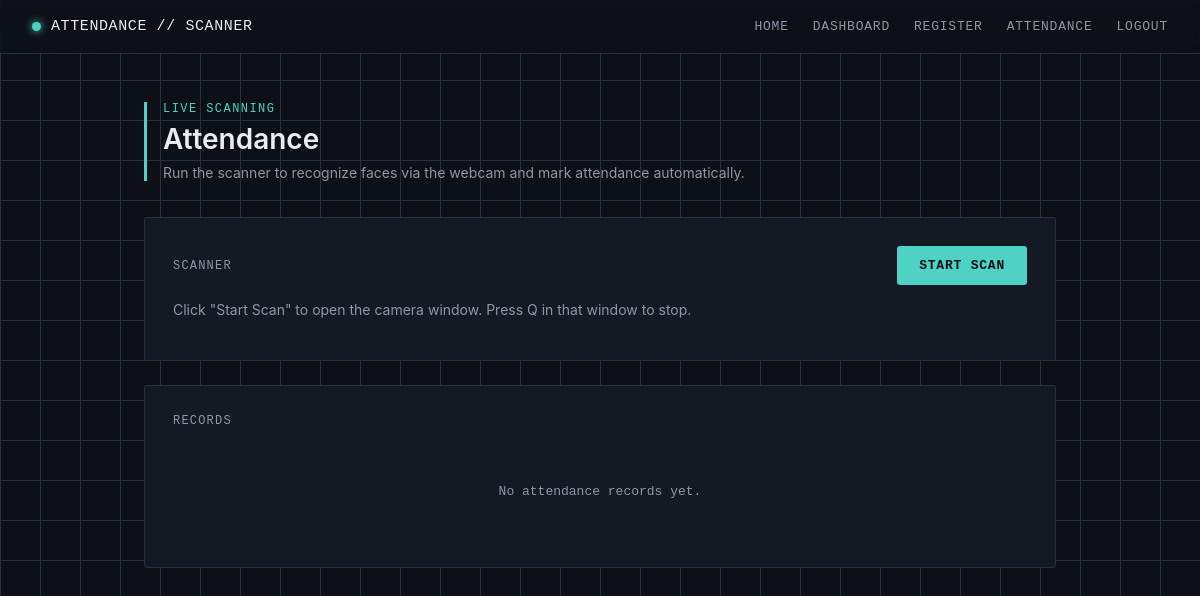
The page /recognize (signed in) on the database as committed earlier.
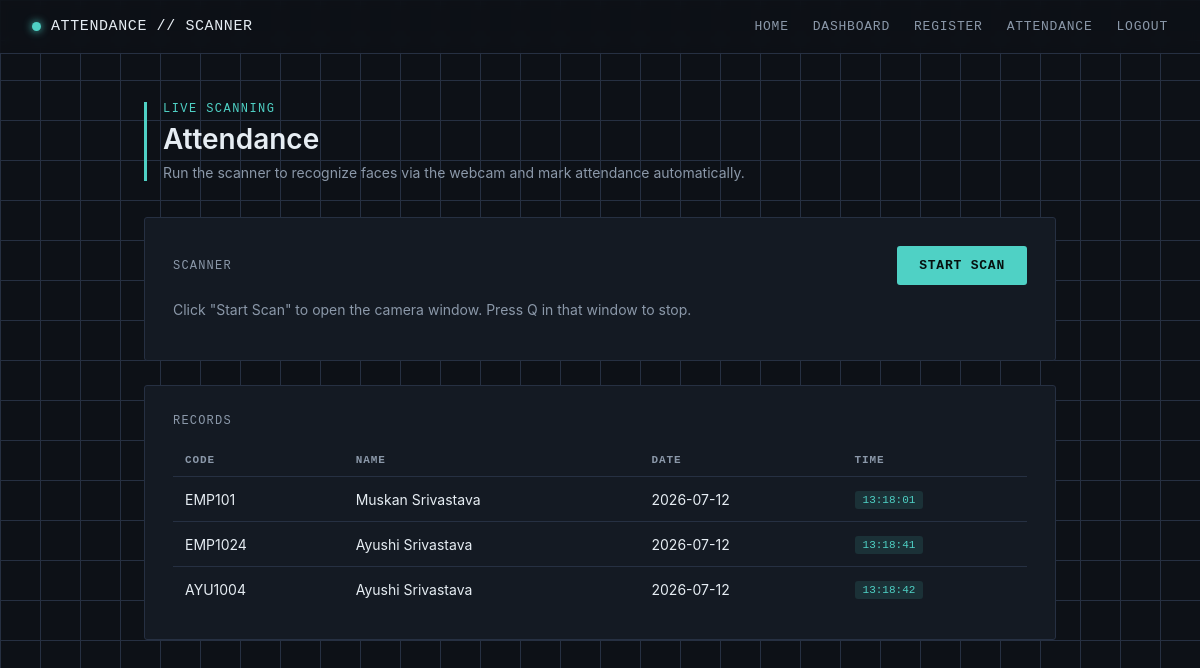
The same page on the database as committed later.
### tables this page shows
CREATE TABLE attendance (
            id INTEGER PRIMARY KEY AUTOINCREMENT,
            person_id INTEGER NOT NULL,
            date TEXT NOT NULL,
            time TEXT NOT NULL,
            FOREIGN KEY (person_id) REFERENCES people (id),
            UNIQUE(person_id, date)  -- one attendance entry per person per day
        );

CREATE TABLE people (
            id INTEGER PRIMARY KEY AUTOINCREMENT,
            person_code TEXT UNIQUE NOT NULL,   -- e.g. roll no / employee id
            name TEXT NOT NULL,
            created_at TEXT NOT NULL
        );

### app.py (the view)
@app.route("/recognize", methods=["GET", "POST"])
@login_required
def recognize():
    marked = []
    if request.method == "POST":
        try:
            marked = run_recognition()
            flash(f"Recognition session ended. Marked {len(marked)} people present.", "success")
        except Exception as e:
            flash(f"Recognition failed: {e}", "error")
    return render_template("attendance.html", marked=marked, records=db.get_attendance_by_date())

### app.py (called while the page is built)
@login_manager.user_loader
def load_user(user_id):
    conn = db.get_connection()
    cur = conn.cursor()
    cur.execute("SELECT * FROM accounts WHERE id = ?", (user_id,))
    row = cur.fetchone()
    conn.close()
    return Account(row) if row else None

### database.py (called while the page is built)
def get_connection():
    conn = sqlite3.connect(DB_PATH)
    conn.row_factory = sqlite3.Row
    return conn

def get_attendance_by_date(date_str=None):
    if date_str is None:
        date_str = datetime.now().strftime("%Y-%m-%d")
    conn = get_connection()
    cur = conn.cursor()
    cur.execute("""
        SELECT a.id, p.person_code, p.name, a.date, a.time
        FROM attendance a
        JOIN people p ON a.person_id = p.id
        WHERE a.date = ?
        ORDER BY a.time
    """, (date_str,))
    rows = cur.fetchall()
    conn.close()
    return rows

### templates/attendance.html (shortened to what this page needs)
{% extends "base.html" %}
{% block content %}
<div class="page-header">
  <div class="eyebrow">Live Scanning</div>
  <h1>Attendance</h1>
  <p>Run the scanner to recognize faces via the webcam and mark attendance automatically.</p>
</div>
<div class="panel">
  <div class="panel-title">
    Scanner
    <form method="POST" action="{{ url_for('recognize') }}" data-confirm-camera>
      <button type="submit" class="btn">Start Scan</button>
    </form>
  </div>
  {% if marked %}
    <p style="color: var(--success); font-family: var(--mono); font-size: 13px;">
      Marked present this session: {{ marked | join(', ') }}
    </p>
  {% else %}
    <p style="color: var(--text-dim); font-size: 14px;">
      Click "Start Scan" to open the camera window. Press Q in that window to stop.
    </p>
  {% endif %}
</div>
<div class="panel">
  <div class="panel-title">Records</div>
  {% if records %}
    <table>
      <thead>
        <tr>
          <th>Code</th>
          <th>Name</th>
          <th>Date</th>
          <th>Time</th>
        </tr>
      </thead>
      <tbody>
        {% for r in records %}
        <tr>
          <td>{{ r.person_code }}</td>
          <td>{{ r.name }}</td>
          <td>{{ r.date }}</td>
          <td><span class="badge">{{ r.time }}</span></td>
        </tr>
        {% endfor %}
      </tbody>
    </table>
  {% else %}
    <div class="empty-state">No attendance records yet.</div>
  {% endif %}
</div>
{% endblock %}

### templates/base.html (shortened to what this page needs)
<!DOCTYPE html>
<html lang="en">
<head>
  <link rel="stylesheet" href="{{ url_for('static', filename='css/style.css') }}">
</head>
<body>
  <div class="topbar">
    <div class="brand"><span class="dot"></span> ATTENDANCE // SCANNER</div>
    <div class="nav-links">
      <a href="{{ url_for('index') }}">Home</a>
      {% if current_user.is_authenticated %}
        <a href="{{ url_for('dashboard') }}">Dashboard</a>
        <a href="{{ url_for('register') }}">Register</a>
        <a href="{{ url_for('attendance') }}">Attendance</a>
        <a href="{{ url_for('logout') }}">Logout</a>
      {% else %}
        <a href="{{ url_for('login') }}">Login</a>
      {% endif %}
    </div>
  </div>
  <div class="container">
    {% block content %}{% endblock %}
  </div>
</body>
</html>

### static/css/style.css (style rules this page uses)
:root { --bg: #0d1117; --bg-panel: #141a23; --bg-panel-raised: #1a212c; --line: #263042; --text: #e6edf3; --text-dim: #8b98a9; --accent: #4fd1c5; --accent-dim: #2a5f5a; --warn: #e0a94f; --danger: #e0644f; --success: #4fd17a; --radius: 3px; --mono: "JetBrains Mono", "SF Mono", "Consolas", monospace; --sans: "Inter", -apple-system, "Segoe UI", sans-serif; }
* { box-sizing: border-box; }
body { margin: 0; background: var(--bg); background-image: linear-gradient(var(--line) 1px, transparent 1px), linear-gradient(90deg, var(--line) 1px, transparent 1px); background-size: 40px 40px; background-attachment: fixed; color: var(--text); font-family: var(--sans); min-height: 100vh; }
a { color: var(--accent); text-decoration: none; }
.topbar { display: flex; align-items: center; justify-content: space-between; padding: 18px 32px; border-bottom: 1px solid var(--line); background: rgba(13, 17, 23, 0.85); backdrop-filter: blur(6px); position: sticky; top: 0; z-index: 10; }
.brand { display: flex; align-items: center; gap: 10px; font-family: var(--mono); font-size: 15px; letter-spacing: 0.04em; color: var(--text); }
.brand .dot { width: 9px; height: 9px; border-radius: 50%; background: var(--accent); box-shadow: 0 0 8px var(--accent); animation: pulse 2s infinite ease-in-out; }
.nav-links { display: flex; gap: 24px; font-family: var(--mono); font-size: 13px; text-transform: uppercase; letter-spacing: 0.06em; }
.nav-links a { color: var(--text-dim); }
.container { max-width: 960px; margin: 0 auto; padding: 48px 24px 80px; }
.page-header { margin-bottom: 36px; border-left: 3px solid var(--accent); padding-left: 16px; }
.page-header .eyebrow { font-family: var(--mono); font-size: 12px; color: var(--accent); text-transform: uppercase; letter-spacing: 0.12em; margin-bottom: 6px; }
.page-header h1 { margin: 0; font-size: 28px; font-weight: 600; }
.page-header p { color: var(--text-dim); margin-top: 8px; font-size: 14px; }
.panel { background: var(--bg-panel); border: 1px solid var(--line); border-radius: var(--radius); padding: 28px; margin-bottom: 24px; }
.panel-title { font-family: var(--mono); font-size: 12px; text-transform: uppercase; letter-spacing: 0.1em; color: var(--text-dim); margin-bottom: 16px; display: flex; justify-content: space-between; align-items: center; }
.btn { display: inline-block; background: var(--accent); color: #06110f; border: none; border-radius: var(--radius); padding: 12px 22px; font-family: var(--mono); font-size: 13px; font-weight: 600; text-transform: uppercase; letter-spacing: 0.06em; cursor: pointer; transition: transform 0.1s ease, box-shadow 0.15s ease; }
table { width: 100%; border-collapse: collapse; font-size: 14px; }
th { text-align: left; font-family: var(--mono); font-size: 11px; text-transform: uppercase; letter-spacing: 0.08em; color: var(--text-dim); padding: 10px 12px; border-bottom: 1px solid var(--line); }
td { padding: 12px; border-bottom: 1px solid var(--line); }
tr:last-child td { border-bottom: none; }
.badge { display: inline-block; font-family: var(--mono); font-size: 11px; padding: 3px 8px; border-radius: var(--radius); background: rgba(79, 209, 197, 0.12); color: var(--accent); text-transform: uppercase; }

Rows that differ between the two databases and show on the page:
added attendance: person_code "EMP101", name "Muskan Srivastava", date "2026-07-12", time "13:18:01"
added attendance: person_code "EMP1024", name "Ayushi Srivastava", date "2026-07-12", time "13:18:41"
added attendance: person_code "AYU1004", name "Ayushi Srivastava", date "2026-07-12", time "13:18:42"
Other text that changed with them:
text no longer shown: "No attendance records yet."
text now shown: "CODE NAME DATE TIME"
